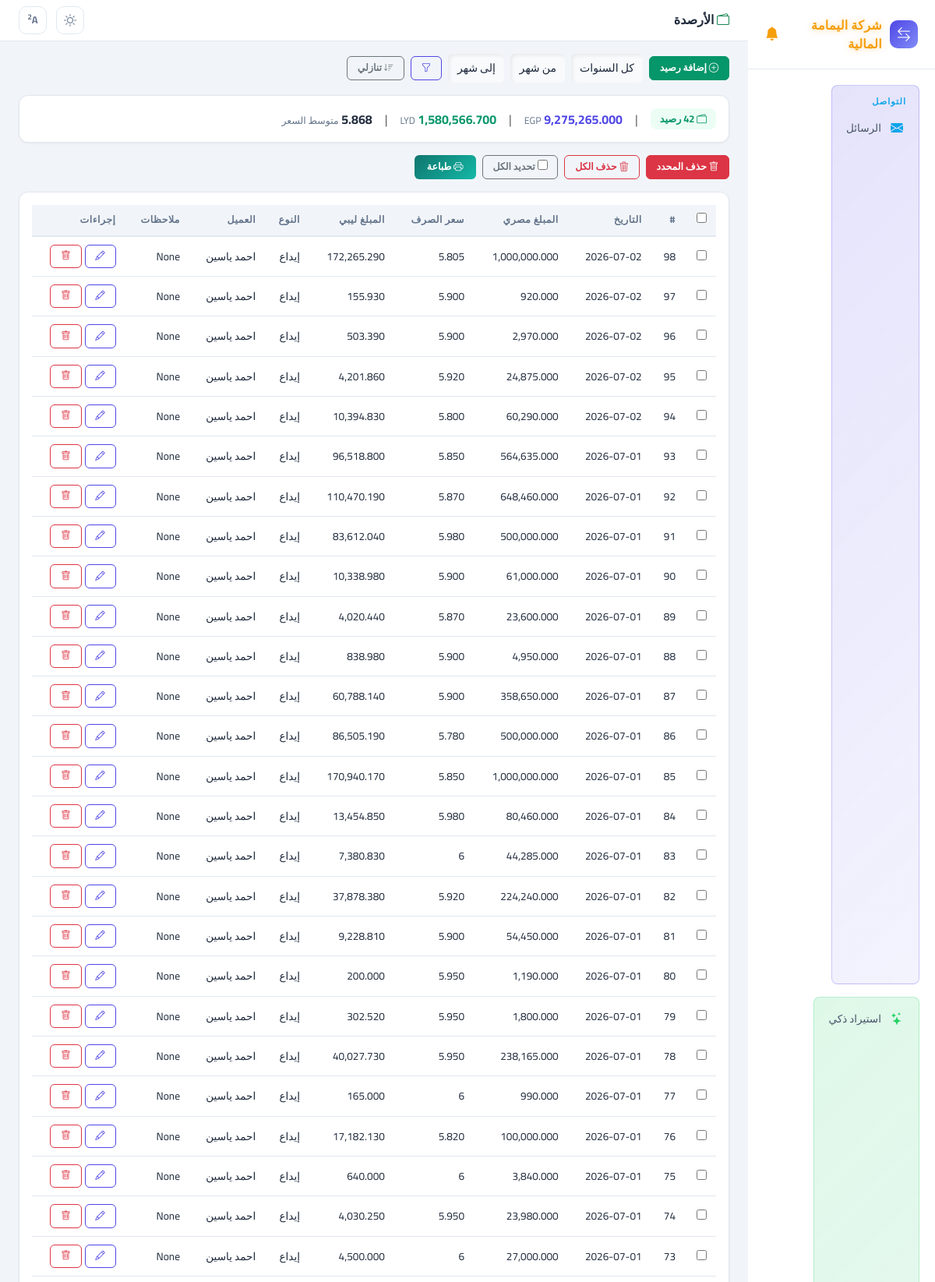
Screenshot of /capital/ (upper part) with the database file from the repository.
### access_app/models.py (models this page shows, shortened)
class Capital(models.Model):
    cash_in = models.FloatField(verbose_name="وارد نقدي", null=True, blank=True)
    libyan_cash = models.FloatField(verbose_name="نقدي ليبي", null=True, blank=True)
    date = models.DateField(verbose_name="التاريخ", null=True, blank=True)
    in_type = models.CharField(max_length=200, verbose_name="نوع الإيداع", null=True, blank=True)
    from_source = models.ForeignKey(FromSource, on_delete=models.SET_NULL, null=True, blank=True, verbose_name="من")
    exchange_rate = models.FloatField(verbose_name="سعر الصرف", null=True, blank=True)
    balance_type = models.ForeignKey(BalanceType, on_delete=models.SET_NULL, null=True, blank=True, verbose_name="نوع الرصيد")
    remarks = models.TextField(verbose_name="ملاحظات", null=True, blank=True)
    client = models.ForeignKey("ClientBalance", on_delete=models.SET_NULL, null=True, blank=True, verbose_name="رصيد من")
    class Meta:
        verbose_name = "رصيد"
        verbose_name_plural = "الأرصدة"

class ClientBalance(models.Model):
    name = models.CharField(max_length=200, verbose_name="الاسم")
    phone = models.CharField(max_length=20, verbose_name="رقم الهاتف", blank=True, null=True)
    egp_balance = models.FloatField(verbose_name="الرصيد المصري", default=0)
    lyd_balance = models.FloatField(verbose_name="الرصيد الليبي", default=0)
    last_updated = models.DateTimeField(verbose_name="آخر تحديث", auto_now=True)
    class Meta:
        verbose_name = "رصيد عميل"
        verbose_name_plural = "أرصدة العملاء"

### access_app/views.py (the view, shortened to what this page needs)
# urls.py: path('capital/', views.capital_list, name='capital_list'),
def capital_list(request):
    order = request.GET.get("order", "desc")
    order_field = "-id" if order == "desc" else "id"
    qs = Capital.objects.select_related("client", "from_source").all().order_by(order_field)
    q = request.GET.get("q", "").strip()
    date_from = request.GET.get("date_from", "").strip()
    date_to = request.GET.get("date_to", "").strip()
    client_id = request.GET.get("client", "").strip()
    year = request.GET.get("year", "").strip()
    month_from = request.GET.get("month_from", "").strip()
    month_to = request.GET.get("month_to", "").strip()
    if date_from:
        qs = qs.filter(date__gte=date_from)
    if date_to:
        qs = qs.filter(date__lte=date_to)
    if client_id:
        qs = qs.filter(client_id=client_id)
    if year:
        qs = qs.filter(date__year=year)
    if month_from:
        qs = qs.filter(date__month__gte=month_from)
    if month_to:
        qs = qs.filter(date__month__lte=month_to)
    agg = qs.aggregate(
        total_egp=Sum("cash_in"),
        total_lyd=Sum("libyan_cash"),
    )
    total_egp_val = agg["total_egp"] or 0
    total_lyd_val = agg["total_lyd"] or 0
    avg_rate = round(total_egp_val / total_lyd_val, 3) if total_lyd_val else 0
    filtered_count = qs.count()
    total_count = Capital.objects.count()
    clients = ClientBalance.objects.all().order_by("name")
    is_filtered = bool(q or date_from or date_to or client_id or year or month_from or month_to)
    return render(request, "capital_list.html", {
        "title": "الأرصدة",
        "capitals": qs,
        "clients": clients,
        "q": q,
        "date_from": date_from,
        "date_to": date_to,
        "selected_client": client_id,
        "selected_year": year,
        "selected_month_from": month_from,
        "selected_month_to": month_to,
        "total_egp": total_egp_val,
        "total_lyd": total_lyd_val,
        "avg_rate": avg_rate,
        "order": order,
        "filtered_count": filtered_count,
        "total_count": total_count,
        "is_filtered": is_filtered,
    })

### access_app/context_processors.py (called while the page is built, shortened)
def carryover_reminder(request):
    now = datetime.now()
    prev_year = now.year - 1 if now.month == 1 else now.year
    prev_month = 12 if now.month == 1 else now.month - 1
    dismissed = request.session.get("carryover_reminder_dismissed")
    if dismissed == f"{prev_year}-{prev_month}":
        return {"carryover_reminder": None}
    clients = ClientBalance.objects.all().order_by("name")
    warning_clients = []
    for client in clients:
        has_data = Capital.objects.filter(
            client=client, date__year=prev_year, date__month=prev_month
        ).exists()
        if not has_data:
            continue
    if not warning_clients:
        return {"carryover_reminder": None}

def current_user_processor(request):
    user_id = request.session.get("user_id")
    if user_id:
        try:
            user = SystemUser.objects.get(id=user_id)
            return {"current_user": user}
        except SystemUser.DoesNotExist:
            pass
    return {"current_user": None}

def maintenance_processor(request):
    from .models import SystemSetting
    setting = SystemSetting.get()
    return {"maintenance_mode": setting.maintenance_mode, "maintenance_message": setting.maintenance_message}

def import_alerts_processor(request):
    unread = ImportAlert.objects.filter(is_read=False).count()
    return {"import_alerts_unread": unread}

### access_app/models.py (called while the page is built)
    @classmethod
    def get(cls):
        obj, _ = cls.objects.get_or_create(id=1)
        return obj

### access_app/templatetags/app_tags.py (called while the page is built)
@register.filter(name="fmt")
def fmt_amount(value):
    try:
        return f"{float(value):,.3f}"
    except (ValueError, TypeError):
        return value or "-"

@register.filter(name="split")
def split_filter(value, sep=","):
    if not value:
        return []
    return str(value).split(sep)

### access_app/templates/capital_list.html (shortened to what this page needs)
{% extends "base.html" %}
{% load app_tags %}
{% load l10n %}
{% block page_title %}<i class="bi bi-wallet2 text-success"></i> الأرصدة{% endblock %}
{% block content %}
<div class="d-flex align-items-center gap-2 mb-3 flex-wrap">
    <a href="{% url 'add_capital' %}" class="btn btn-success btn-sm"><i class="bi bi-plus-circle"></i> إضافة رصيد</a>
    <form method="get" class="d-flex gap-2 align-items-center" id="filterForm">
        <select name="year" class="form-select form-select-sm" style="width:auto;">
            <option value="">كل السنوات</option>
        </select>
        <select name="month_from" class="form-select form-select-sm" style="width:auto;">
            <option value="">من شهر</option>
        </select>
        <select name="month_to" class="form-select form-select-sm" style="width:auto;">
            <option value="">إلى شهر</option>
        </select>
        <button type="submit" class="btn btn-outline-primary btn-sm"><i class="bi bi-funnel"></i></button>
    </form>
    <a href="?order={% if order == 'desc' %}asc{% else %}desc{% endif %}" class="btn btn-outline-secondary btn-sm" style="text-decoration:none">
        <i class="bi bi-sort-{% if order == 'desc' %}down{% else %}up{% endif %}"></i>
        {% if order == 'desc' %}تنازلي{% else %}تصاعدي{% endif %}
    </a>
</div>
<div class="stat-card p-3 mb-3">
    <div class="d-flex gap-3 flex-wrap align-items-center">
        {% if is_filtered %}
        <span style="background:var(--warning-bg);color:var(--warning);padding:4px 12px;border-radius:8px;font-size:.8rem;font-weight:700">
            <i class="bi bi-funnel-fill"></i> فلتر: {{ filtered_count }} من {{ total_count }} رصيد
        </span>
        <span class="text-muted">|</span>
        {% else %}
        <span style="background:#ecfdf5;color:#059669;padding:4px 12px;border-radius:8px;font-size:.8rem;font-weight:700">
            <i class="bi bi-wallet2"></i> {{ total_count }} رصيد
        </span>
        <span class="text-muted">|</span>
        {% endif %}
        <span><strong style="color:var(--primary)">{{ total_egp|fmt }}</strong> <span style="font-size:.78rem;color:var(--text-muted)">EGP</span></span>
        <span class="text-muted">|</span>
        <span><strong style="color:var(--success)">{{ total_lyd|fmt }}</strong> <span style="font-size:.78rem;color:var(--text-muted)">LYD</span></span>
        <span class="text-muted">|</span>
        <span><strong>{{ avg_rate|floatformat:"-3u" }}</strong> <span style="font-size:.78rem;color:var(--text-muted)">متوسط السعر</span></span>
    </div>
</div>
<form id="bulkForm" method="post" action="{% url 'bulk_delete_capital' %}">
    <div class="d-flex gap-2 mb-3 flex-wrap">
        <button type="button" class="btn btn-danger btn-sm" onclick="deleteSelected()"><i class="bi bi-trash"></i> حذف المحدد</button>
        <button type="button" class="btn btn-outline-danger btn-sm" onclick="clearAll()"><i class="bi bi-trash3"></i> حذف الكل</button>
        <label class="btn btn-outline-secondary btn-sm" style="cursor:pointer;">
            <input type="checkbox" id="selectAll" onchange="toggleAll(this)"> تحديد الكل
        </label>
        <button type="button" class="btn btn-sm" onclick="printPage()" style="background:linear-gradient(135deg,#0f766e,#14b8a6);color:#fff;border:none;padding:6px 16px;border-radius:6px;font-weight:700;margin-left:auto"><i class="bi bi-printer"></i> طباعة</button>
    </div>
    <div class="stat-card p-3">
        <div class="table-responsive">
            <table class="table-app">
                <thead>
                    <tr>
                        <th style="width:40px;"><input type="checkbox" id="selectAllTh" onchange="toggleAll(this)"></th>
                        <th>#</th>
                        <th>التاريخ</th>
                        <th>المبلغ مصري</th>
                        <th>سعر الصرف</th>
                        <th>المبلغ ليبي</th>
                        <th>النوع</th>
                        <th>العميل</th>
                        <th>ملاحظات</th>
                        <th>إجراءات</th>
                    </tr>
                </thead>
                <tbody>
                    {% for c in capitals %}
                    <tr id="{% if forloop.first %}firstRow{% endif %}{% if forloop.last %}lastRow{% endif %}" style="cursor:pointer" onclick="if(event.target.tagName!=='INPUT'&&event.target.tagName!=='A'&&event.target.tagName!=='I'&&!event.target.closest('a'))window.location='{% url 'edit_capital' c.id %}'">
                        <td><input type="checkbox" name="ids" value="{{ c.id }}" class="row-check"></td>
                        <td>{{ c.id }}</td>
                        <td>{{ c.date|date:"Y-m-d" }}</td>
                        <td>{{ c.cash_in|fmt }}</td>
                        <td>{{ c.exchange_rate|floatformat:"-3u" }}</td>
                        <td>{{ c.libyan_cash|fmt }}</td>
                        <td>{{ c.in_type|default:"-" }}</td>
                        <td>{{ c.client.name|default:"-" }}</td>
                        <td>{{ c.remarks|truncatechars:20|default:"" }}</td>
                        <td onclick="event.stopPropagation()">
                            <div class="d-flex gap-1">
                                <a href="{% url 'edit_capital' c.id %}" class="btn btn-outline-primary btn-sm"><i class="bi bi-pencil"></i></a>
                                <a href="{% url 'delete_capital' c.id %}" class="btn btn-outline-danger btn-sm" onclick="return confirm('حذف هذا الرصيد؟')"><i class="bi bi-trash"></i></a>
                            </div>
                        </td>
                    </tr>
                    {% empty %}
                    <tr><td colspan="10" class="text-center text-muted">لا توجد أرصدة</td></tr>
                    {% endfor %}
                </tbody>
            </table>
        </div>
    </div>
</form>
{% endblock %}

### access_app/templates/base.html (style rules this page uses)
:root { --primary: #4f46e5; --primary-light: #6366f1; --primary-dark: #3730a3; --primary-bg: #eef2ff; --success: #059669; --success-bg: #ecfdf5; --warning: #d97706; --warning-bg: #fffbeb; --danger: #dc2626; --danger-bg: #fef2f2; --info: #0284c7; --info-bg: #f0f9ff; --bg: #f1f5f9; --sidebar-bg: #ffffff; --sidebar-hover: #f1f5f9; --sidebar-active: #eef2ff; --sidebar-text: #475569; --sidebar-text-hover: #1e293b; --sidebar-section: #94a3b8; --card-bg: #ffffff; --card-border: #e2e8f0; --text: #1e293b; --text-muted: #64748b; --input-bg: #f8fafc; --input-border: #cbd5e1; --input-focus: #6366f1; --shadow-sm: 0 1px 3px rgba(0,0,0,0.06); --shadow: 0 4px 16px rgba(0,0,0,0.08); --shadow-lg: 0 8px 30px rgba(0,0,0,0.12); --radius: 12px; --radius-sm: 8px; --radius-xs: 6px; --sec-transfer: linear-gradient(135deg, rgba(79,70,229,0.15), rgba(99,102,241,0.08)); --sec-transfer-border: rgba(79,70,229,0.25); --sec-balance: linear-gradient(135deg, rgba(5,150,105,0.15), rgba(52,211,153,0.08)); --sec-balance-border: rgba(5,150,105,0.25); --sec-expense: linear-gradient(135deg, rgba(217,119,6,0.15), rgba(251,191,36,0.08)); --sec-expense-border: rgba(217,119,6,0.25); --sec-profit: linear-gradient(135deg, rgba(236,72,153,0.15), rgba(244,114,182,0.08)); --sec-profit-border: rgba(236,72,153,0.25); }
body.size-2 { font-size: 16px; }
* { box-sizing: border-box; }
body { background: var(--bg); font-family: 'Cairo', sans-serif; color: var(--text); transition: background .3s, color .3s; margin: 0; min-height: 100vh; }
.stat-card { background: var(--card-bg); border-radius: var(--radius); border: 1px solid var(--card-border); padding: 20px; box-shadow: var(--shadow-sm); transition: all .2s; }
.table-app { width: 100%; border-collapse: collapse; font-size: 0.85rem; }
.table-app thead th { background: var(--bg); padding: 10px 12px; font-weight: 700; font-size: 0.78rem; color: var(--text-muted); text-transform: uppercase; letter-spacing: 0.5px; border-bottom: 2px solid var(--card-border); white-space: nowrap; }
.table-app tbody td { padding: 10px 12px; border-bottom: 1px solid var(--card-border); vertical-align: middle; }
.form-control, .form-select { background: var(--input-bg); border: none; color: var(--text); border-radius: var(--radius-xs); font-size: 0.92rem; padding: 10px 14px; transition: all .2s; box-shadow: inset 2px 2px 5px rgba(0,0,0,0.07), inset -1px -1px 3px rgba(255,255,255,0.5); }
.form-control-sm, .form-select-sm { font-size: 0.88rem; padding: 8px 11px; }
.btn { border-radius: var(--radius-xs); font-size: 0.85rem; padding: 0.45rem 1.2rem; font-weight: 600; transition: all .2s; }
.btn-success { background: var(--success); border-color: var(--success); color: #fff; }
.btn-outline-primary { border-color: var(--primary); color: var(--primary); }
.btn-sm { font-size: 0.78rem; padding: 0.3rem 0.8rem; }

### rows the page displays
Capital: id "98", date "2026-07-02", cash_in|fmt "1,000,000.000", exchange_rate "5.805", libyan_cash|fmt "172,265.290", in_type "إيداع", client.name "احمد ياسين", remarks "None"
Capital: id "97", date "2026-07-02", cash_in|fmt "920.000", exchange_rate "5.900", libyan_cash|fmt "155.930", in_type "إيداع", client.name "احمد ياسين", remarks "None"
Capital: id "96", date "2026-07-02", cash_in|fmt "2,970.000", exchange_rate "5.900", libyan_cash|fmt "503.390", in_type "إيداع", client.name "احمد ياسين", remarks "None"
Capital: id "95", date "2026-07-02", cash_in|fmt "24,875.000", exchange_rate "5.920", libyan_cash|fmt "4,201.860", in_type "إيداع", client.name "احمد ياسين", remarks "None"
Capital: id "94", date "2026-07-02", cash_in|fmt "60,290.000", exchange_rate "5.800", libyan_cash|fmt "10,394.830", in_type "إيداع", client.name "احمد ياسين", remarks "None"
Capital: id "93", date "2026-07-01", cash_in|fmt "564,635.000", exchange_rate "5.850", libyan_cash|fmt "96,518.800", in_type "إيداع", client.name "احمد ياسين", remarks "None"
Capital: id "92", date "2026-07-01", cash_in|fmt "648,460.000", exchange_rate "5.870", libyan_cash|fmt "110,470.190", in_type "إيداع", client.name "احمد ياسين", remarks "None"
Capital: id "91", date "2026-07-01", cash_in|fmt "500,000.000", exchange_rate "5.980", libyan_cash|fmt "83,612.040", in_type "إيداع", client.name "احمد ياسين", remarks "None"
Capital: id "90", date "2026-07-01", cash_in|fmt "61,000.000", exchange_rate "5.900", libyan_cash|fmt "10,338.980", in_type "إيداع", client.name "احمد ياسين", remarks "None"
Capital: id "89", date "2026-07-01", cash_in|fmt "23,600.000", exchange_rate "5.870", libyan_cash|fmt "4,020.440", in_type "إيداع", client.name "احمد ياسين", remarks "None"
Capital: id "88", date "2026-07-01", cash_in|fmt "4,950.000", exchange_rate "5.900", libyan_cash|fmt "838.980", in_type "إيداع", client.name "احمد ياسين", remarks "None"
Capital: id "87", date "2026-07-01", cash_in|fmt "358,650.000", exchange_rate "5.900", libyan_cash|fmt "60,788.140", in_type "إيداع", client.name "احمد ياسين", remarks "None"
Capital: id "86", date "2026-07-01", cash_in|fmt "500,000.000", exchange_rate "5.780", libyan_cash|fmt "86,505.190", in_type "إيداع", client.name "احمد ياسين", remarks "None"
Capital: id "85", date "2026-07-01", cash_in|fmt "1,000,000.000", exchange_rate "5.850", libyan_cash|fmt "170,940.170", in_type "إيداع", client.name "احمد ياسين", remarks "None"
Capital: id "84", date "2026-07-01", cash_in|fmt "80,460.000", exchange_rate "5.980", libyan_cash|fmt "13,454.850", in_type "إيداع", client.name "احمد ياسين", remarks "None"
Capital: id "83", date "2026-07-01", cash_in|fmt "44,285.000", exchange_rate "6", libyan_cash|fmt "7,380.830", in_type "إيداع", client.name "احمد ياسين", remarks "None"
Capital: id "82", date "2026-07-01", cash_in|fmt "224,240.000", exchange_rate "5.920", libyan_cash|fmt "37,878.380", in_type "إيداع", client.name "احمد ياسين", remarks "None"
Capital: id "81", date "2026-07-01", cash_in|fmt "54,450.000", exchange_rate "5.900", libyan_cash|fmt "9,228.810", in_type "إيداع", client.name "احمد ياسين", remarks "None"
Capital: id "80", date "2026-07-01", cash_in|fmt "1,190.000", exchange_rate "5.950", libyan_cash|fmt "200.000", in_type "إيداع", client.name "احمد ياسين", remarks "None"
Capital: id "79", date "2026-07-01", cash_in|fmt "1,800.000", exchange_rate "5.950", libyan_cash|fmt "302.520", in_type "إيداع", client.name "احمد ياسين", remarks "None"
Capital: id "78", date "2026-07-01", cash_in|fmt "238,165.000", exchange_rate "5.950", libyan_cash|fmt "40,027.730", in_type "إيداع", client.name "احمد ياسين", remarks "None"
Capital: id "77", date "2026-07-01", cash_in|fmt "990.000", exchange_rate "6", libyan_cash|fmt "165.000", in_type "إيداع", client.name "احمد ياسين", remarks "None"
Capital: id "76", date "2026-07-01", cash_in|fmt "100,000.000", exchange_rate "5.820", libyan_cash|fmt "17,182.130", in_type "إيداع", client.name "احمد ياسين", remarks "None"
Capital: id "75", date "2026-07-01", cash_in|fmt "3,840.000", exchange_rate "6", libyan_cash|fmt "640.000", in_type "إيداع", client.name "احمد ياسين", remarks "None"
Capital: id "74", date "2026-07-01", cash_in|fmt "23,980.000", exchange_rate "5.950", libyan_cash|fmt "4,030.250", in_type "إيداع", client.name "احمد ياسين", remarks "None"
Capital: id "73", date "2026-07-01", cash_in|fmt "27,000.000", exchange_rate "6", libyan_cash|fmt "4,500.000", in_type "إيداع", client.name "احمد ياسين", remarks "None"

### other values shown
{{ total_count }} "42"
{{ total_egp|fmt }} "9,275,265.000"
{{ total_lyd|fmt }} "1,580,566.700"
{{ avg_rate|floatformat:"-3u" }} "5.868"
